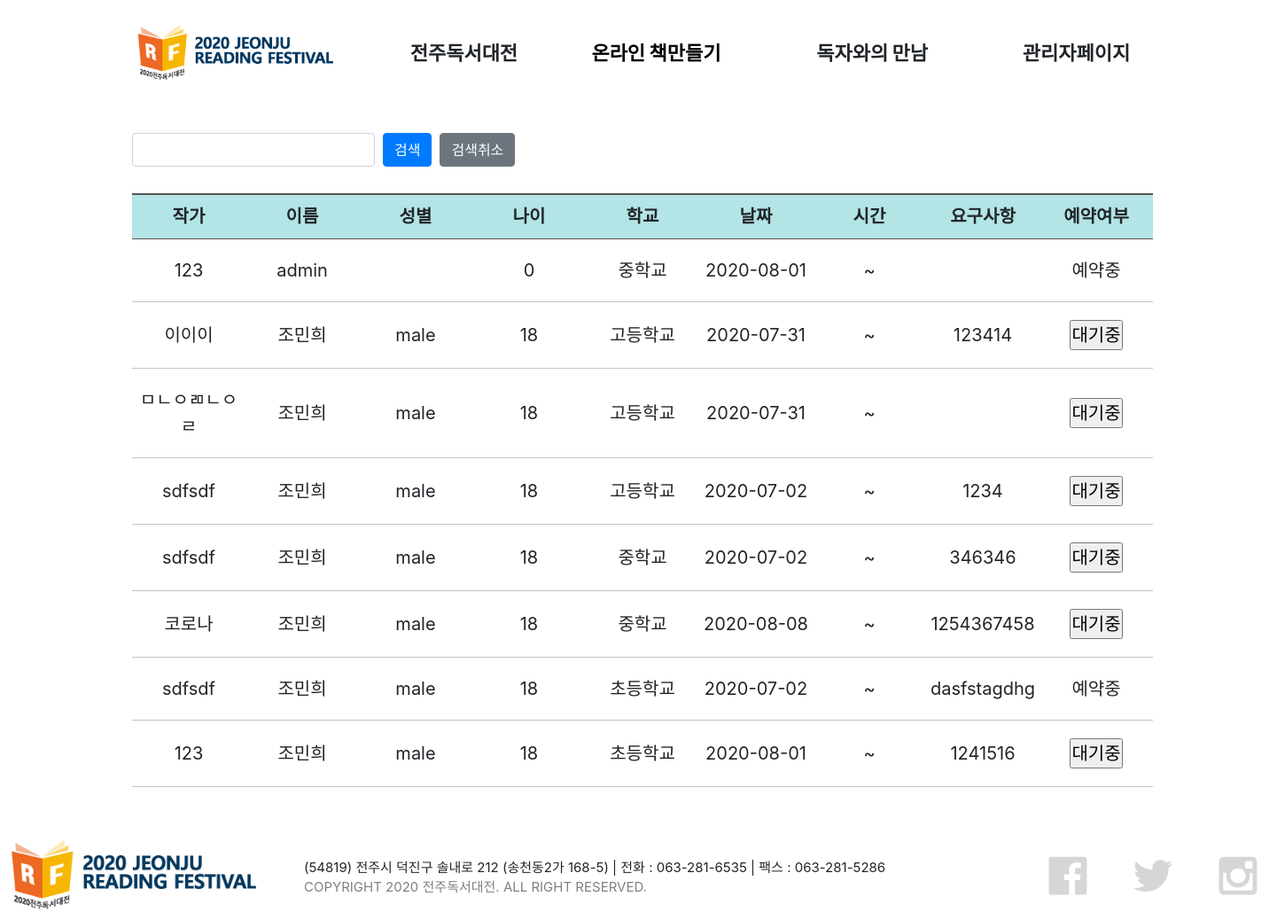
Before: /pages/festival_manager.php with the older database file.
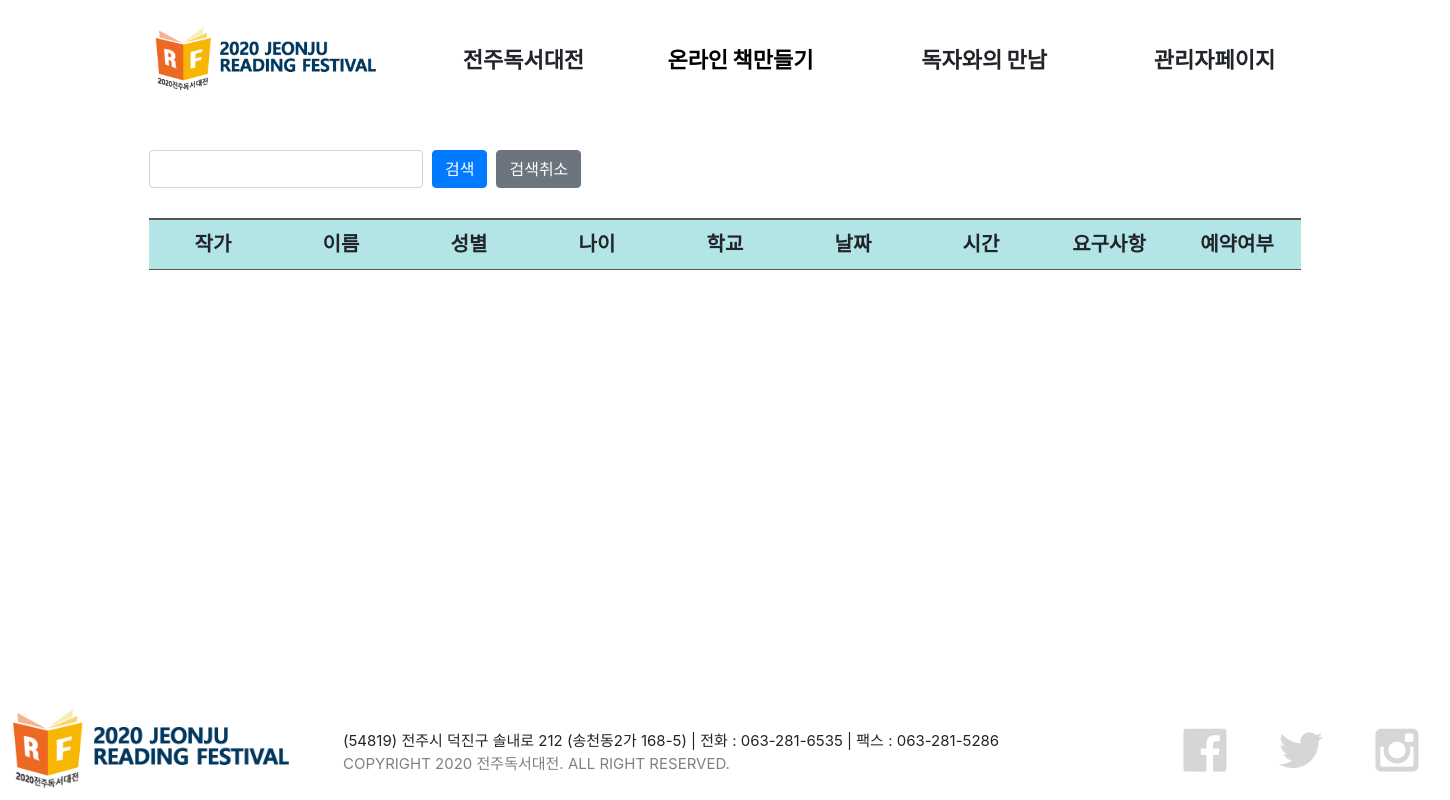
After: the same page with the newer database file.
### tables this page shows
CREATE TABLE `reservate` (
  `idx` int(11) NOT NULL,
  `title` text NOT NULL,
  `photo` text NOT NULL,
  `writer` text NOT NULL,
  `username` text NOT NULL,
  `gender` text NOT NULL,
  `age` int(150) NOT NULL,
  `school` text NOT NULL,
  `date` date NOT NULL,
  `days` int(11) NOT NULL,
  `startTime` time NOT NULL,
  `endTime` time NOT NULL,
  `about` text NOT NULL,
  `ready` text NOT NULL
);

### lib/lib.php (called while the page is built, shortened)
<?php
    $db = new PDO("mysql:host=127.0.0.1;dbname=users;charset=utf8","root","");
    function query ($sql, $arr = []) {
        global $db;
        $res = null;
        if (count($arr)) {
            $res = $db->prepare($sql);
            $res->execute($arr);
        } else {
            $res = $db->query($sql);
        }
        if($res){
            return $res;
        } else {
            println($sql);
            exit;
        }
    }
    function fetchAll ($sql) {
        return query($sql)->fetchAll(PDO::FETCH_OBJ);
    }
?>

### pages/festival_manager.php (the view, shortened to what this page needs)
<?php
include_once('../lib/lib.php');
include_once('header.php');
$schText = isset($_GET['schText']) ? $_GET['schText'] : "";
?>
<div class="list-area">
    <form id="schFrm" action="festival_manager.php" method="get" class="form-inline">
        <div class="search-group">
            <input type="text" name="schText" required class="form-control" id="reservate-input" value="<?=$schText?>">&nbsp;
            <button type="submit" class="btn btn-primary">검색</button>&nbsp;
            <a href="festival_manager.php" class="btn btn-secondary">검색취소</a>
        </div>
    </form>
    <table class="reservation-list">
        <thead>
        <tr class="reservation-list-my">
            <td>작가</td>
            <td>이름</td>
            <td>성별</td>
            <td>나이</td>
            <td>학교</td>
            <td>날짜</td>
            <td>시간</td>
            <td>요구사항</td>
            <td>예약여부</td>
        </tr>
        </thead>
        <tbody class="list-res">
    <?php
    $sql = "SELECT * FROM reservate";
    $rows = fetchAll($sql);
    foreach ($rows as $row) {
        ?>
        <tr>
            <td><?php echo $row->writer ?></td>
            <td><?php echo $row->username?></td>
            <td><?php echo $row->gender?></td>
            <td><?php echo $row->age?></td>
            <td><?php echo $row->school?></td>
            <td><?php echo $row->date?></td>
            <td><?php echo $row->startTime?> ~ <?php echo $row->endTime?></td>
            <td class="text-about"><?php echo $row->about?></td>
            <td><?php if( $row->ready == "대기중" ):?>
                <input type="button" value="<?php echo $row->ready?>" onclick="changeReady(<?=$row->idx?>,'예약중')">
            <?php else: ?>
                예약중
            <?php endif;?></td>
        </tr>
        <?php
    }
    ?>
        </tbody>
    </table>
</div>
<?php include_once ('footer.php'); ?>

### pages/header.php (shortened to what this page needs)
<!DOCTYPE html>
<html lang="en">
<head>
    <link rel="stylesheet" href="../assets/css/bootstrap.min.css">
    <link rel="stylesheet" href="../assets/fontawesome/css/font-awesome.min.css">
    <link rel="stylesheet" href="../assets/css/index.css">
</head>
<body>
    <div id="wrap">
        <header>
            <a href="../index.php"><div class="logo"></div></a>
            <div class="main-menu-area">
                <div class="main-menu">
                    전주독서대전
                </div>
                <div class="main-menu"><a href="../pages/EditBook.php" id="edit">온라인 책만들기</a></div>
                <div class="main-menu">
                    독자와의 만남
                </div>
                <div class="main-menu">
                    관리자페이지
                </div>
            </div>
        </header>

### pages/footer.php
<footer>
            <div class="logo" style="margin: 0"></div>
            <div id="copyright">(54819) 전주시 덕진구 솔내로 212 (송천동2가 168-5) | 전화 : 063-281-6535 | 팩스 : 063-281-5286<br>
                <span>COPYRIGHT 2020 전주독서대전. ALL RIGHT RESERVED.</span></div>
            <div id="icon_list">
                <div class="icon"><i class="fa fa-facebook-official"></i></div>
                <div class="icon"><i class="fa fa-twitter"></i></div>
                <div class="icon"><i class="fa fa-instagram"></i></div>
            </div>
        </footer>
    </div>
</body>
</html>

### assets/css/index.css (style rules this page uses)
* { margin: 0; padding: 0; box-sizing: border-box; }
a { text-decoration: none; color: black; }
#wrap { width: 1440px; height: auto; margin: 0 auto; }
header { width: 80%; height: 80px; margin: 20px auto; }
.logo { width: 20%; height: 100%; background-image: url("../img/logo.png"); background-size: cover; background-position: center; float: left; }
.main-menu-area { width: 75%; height: 100%; float: right; display: flex; justify-content: space-between; font-size: 22px; font-weight: 900; }
.main-menu { width: 20%; height: 100%; display: inline-flex; justify-content: center; align-items: center; }
#edit { display: flex; width: 100%; height: 100%; align-items: center; }
footer { width: 100%; height: 100px; }
#copyright { width: 60%; height: 100%; font-size: 15px; float: left; padding-top: 30px; padding-left: 50px; }
#copyright>span { color: gray; }
#icon_list { width: 20%; height: 100%; display: flex; justify-content: space-around; font-size: 50px; text-align: center; color: #d6d6d6; float: left; line-height: 100px; }
.icon { width: 30%; height: 80%; float: right; transition: all 0.5s; }
.list-area { width: 90%; height: auto; margin: 20px auto; }
.list-area { width: 100%; min-height: 500px; margin: 50px 0; }
.reservation-list { width: 80%; height: auto; margin: 30px auto; text-align: center; font-size: 20px; padding-left: 5px; table-layout: fixed; }
.reservation-list>thead { background-color: #b3e4e6; font-weight: 600; border-bottom: 1px solid #575555; border-top: 2px solid #575555; }
.reservation-list-my>td { width: 9%; height: 50px; }
.search-group { width: 80%; height: auto; margin: 0 auto; }
.list-res td { padding-top: 20px; padding-bottom: 20px; border-bottom: 1px solid #c7c2c2; }
.text-about { text-overflow:ellipsis; overflow:hidden; white-space:nowrap; }

Changed rows visible on the page:
removed reservate: writer "123", username "admin", age "0", school "중학교", date "2020-08-01", ready "예약중"
removed reservate: writer "이이이", username "조민희", gender "male", age "18", school "고등학교", date "2020-07-31", about "123414", ready "대기중"
removed reservate: writer "ㅁㄴㅇㄻㄴㅇㄹ", username "조민희", gender "male", age "18", school "고등학교", date "2020-07-31", ready "대기중"
removed reservate: writer "sdfsdf", username "조민희", gender "male", age "18", school "고등학교", date "2020-07-02", about "1234", ready "대기중"
removed reservate: writer "sdfsdf", username "조민희", gender "male", age "18", school "중학교", date "2020-07-02", about "346346", ready "대기중"
removed reservate: writer "코로나", username "조민희", gender "male", age "18", school "중학교", date "2020-08-08", about "1254367458", ready "대기중"
removed reservate: writer "sdfsdf", username "조민희", gender "male", age "18", school "초등학교", date "2020-07-02", about "dasfstagdhg", ready "예약중"
removed reservate: writer "123", username "조민희", gender "male", age "18", school "초등학교", date "2020-08-01", about "1241516", ready "대기중"
